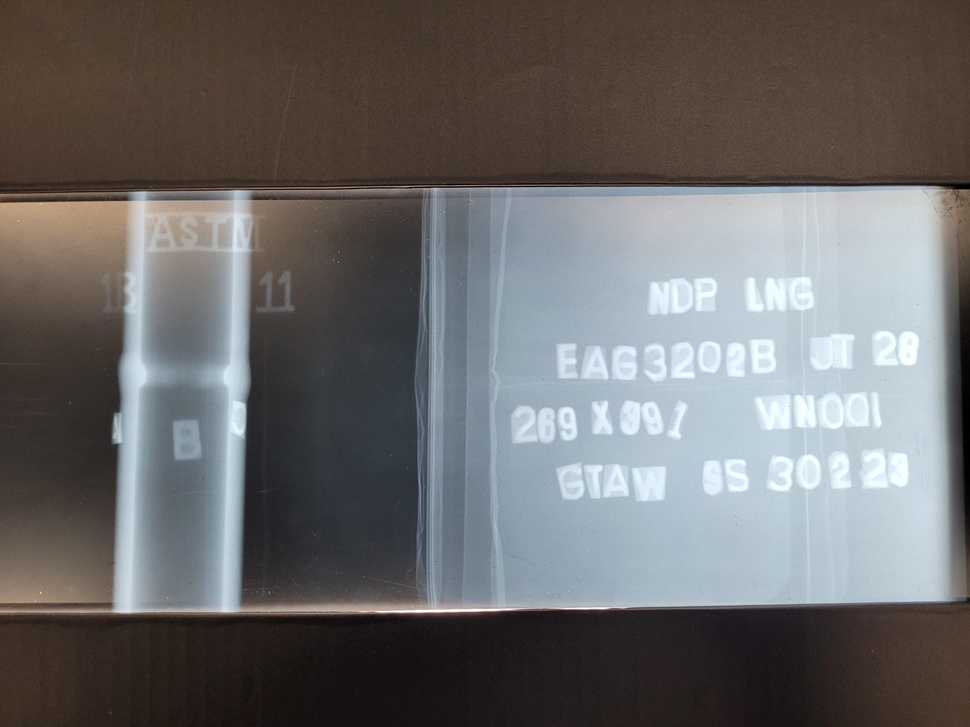
#> input picture untitled folder/enhanced_contrast_1.0.jpg, 970 x 727 px, shrunk from 4032 x 3024 before the run
$ python tt.py enhanced_contrast_1.0.jpg
#> lines starting #> are read from the running program, lines starting #| are printed output that depends on the picture; after the words box and inside, x2 and y2 are one past the last pixel; in counts of white or black regions, pixels touching at a corner belong together
import argparse
from PIL import Image
import pytesseract
import cv2
import os
from collections import Counter

# Function to preprocess the image for OCR
def preprocess_image(image_path):
    # Read the image using OpenCV
#> called with image_path = 'enhanced_contrast_1.0.jpg'
    img = cv2.imread(image_path, cv2.IMREAD_GRAYSCALE)
#> img: shape (727, 970); min 0, max 255, mean 105.4

    # Apply any necessary preprocessing steps
    # Invert the image if it's a negative image
    img = cv2.bitwise_not(img)
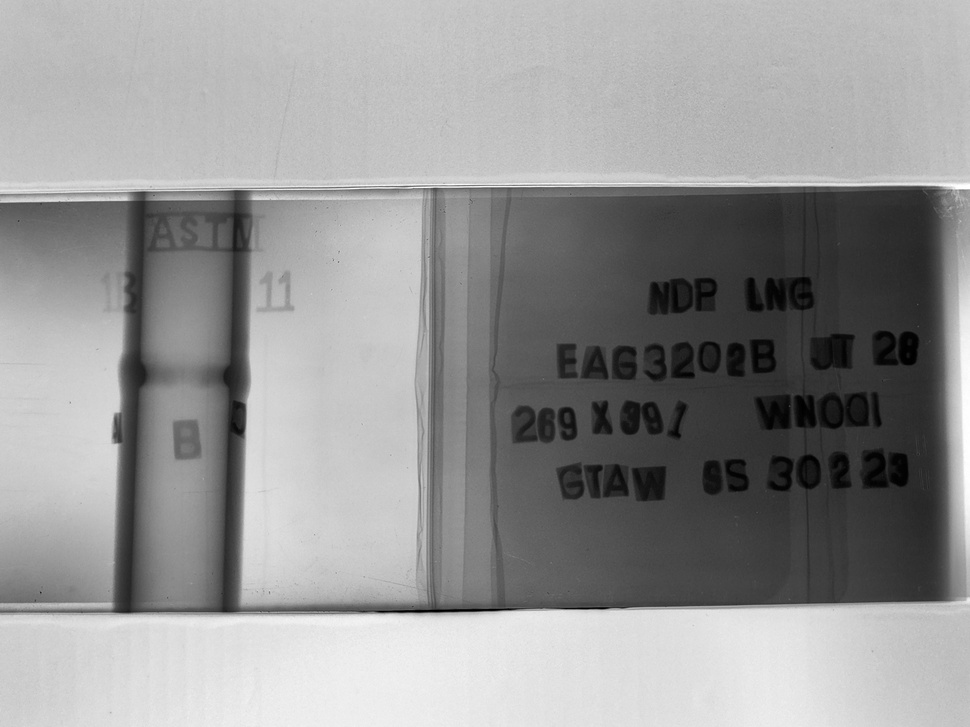
#> img: shape (727, 970); min 0, max 255, mean 149.6

    # Apply adaptive thresholding to binarize the image
    img = cv2.adaptiveThreshold(
        img, 255, cv2.ADAPTIVE_THRESH_GAUSSIAN_C, cv2.THRESH_BINARY, 15, 2
    )
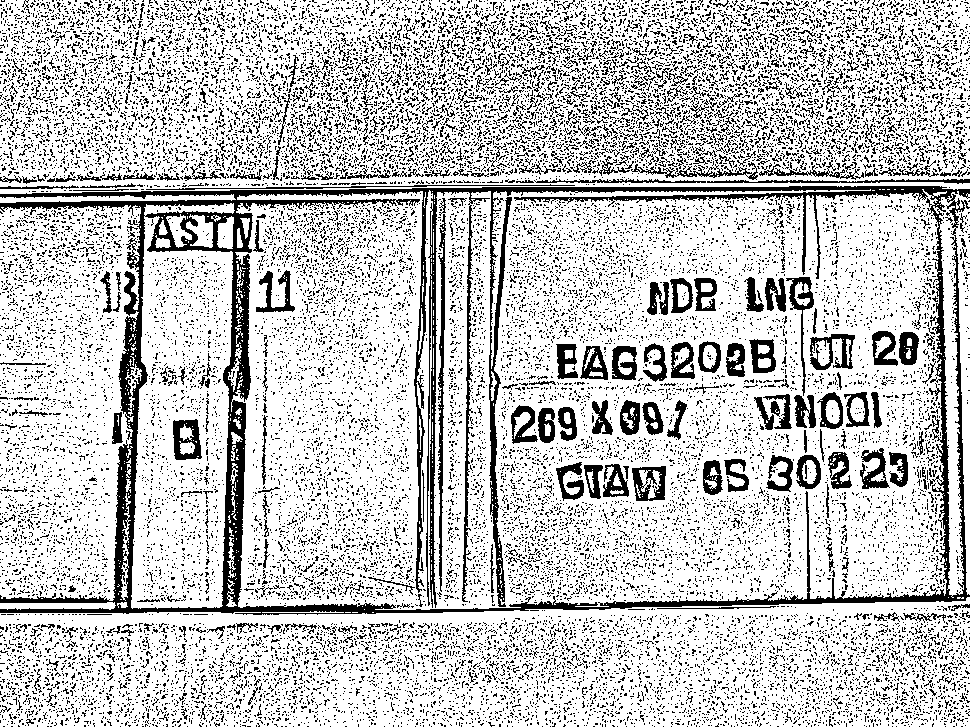
#> img: shape (727, 970); 77.4% white; 23618 black regions (23054 under 20 px), largest, box (x1, y1, x2, y2) and area: (0, 186, 970, 615) 36699, (489, 197, 512, 607) 2119, (438, 214, 446, 592) 1282

    return img

# Function to extract and return a sorted list of unique alphabetic characters
def extract_alphabets_from_image(image_path):
    preprocessed_img = preprocess_image(image_path)

    # Perform OCR using Tesseract
    text = pytesseract.image_to_string(preprocessed_img, lang='eng', config='--psm 6')

    # Filter out non-alphabetic characters and create a set of unique characters
    alphabets = [char.upper() for char in text if char.isalpha()]

    # Return a sorted list of unique alphabetic characters
    return sorted(set(alphabets))

# Main function to handle command line arguments and execute the script
def main():
    parser = argparse.ArgumentParser(description='Extract and list unique alphabetic characters from an image.')
    parser.add_argument('image_path', help='The path to the image file.')
    args = parser.parse_args()

    # Extract and print the list of alphabetic characters
    alphabets = extract_alphabets_from_image(args.image_path)
    print("Unique alphabetic characters found in the image:")
    print(alphabets)

if __name__ == '__main__':
    main()
#> (the call stopped at in extract_alphabets_from_image, `text = pytesseract.image_to_string(preprocessed_img, lang='eng', confi..`: pytesseract is not available in this run)

$ run again, on untitled folder/enhanced_contrast_2.5.jpg
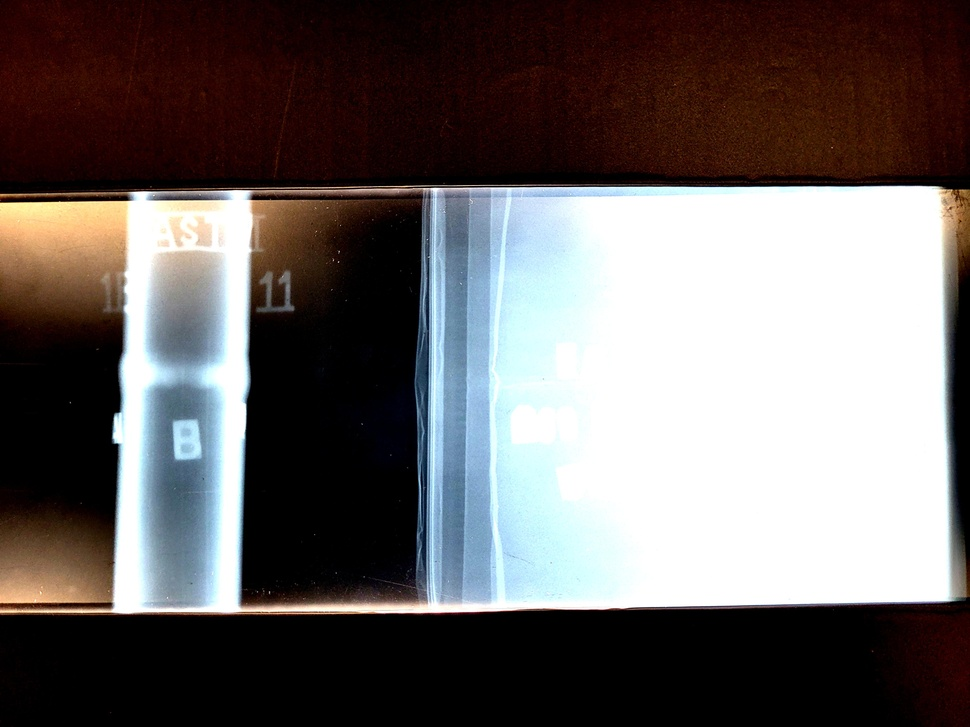
#> input picture untitled folder/enhanced_contrast_2.5.jpg, 970 x 727 px, shrunk from 4032 x 3024 before the run
#> in preprocess_image, `img = cv2.bitwise_not(img)`:
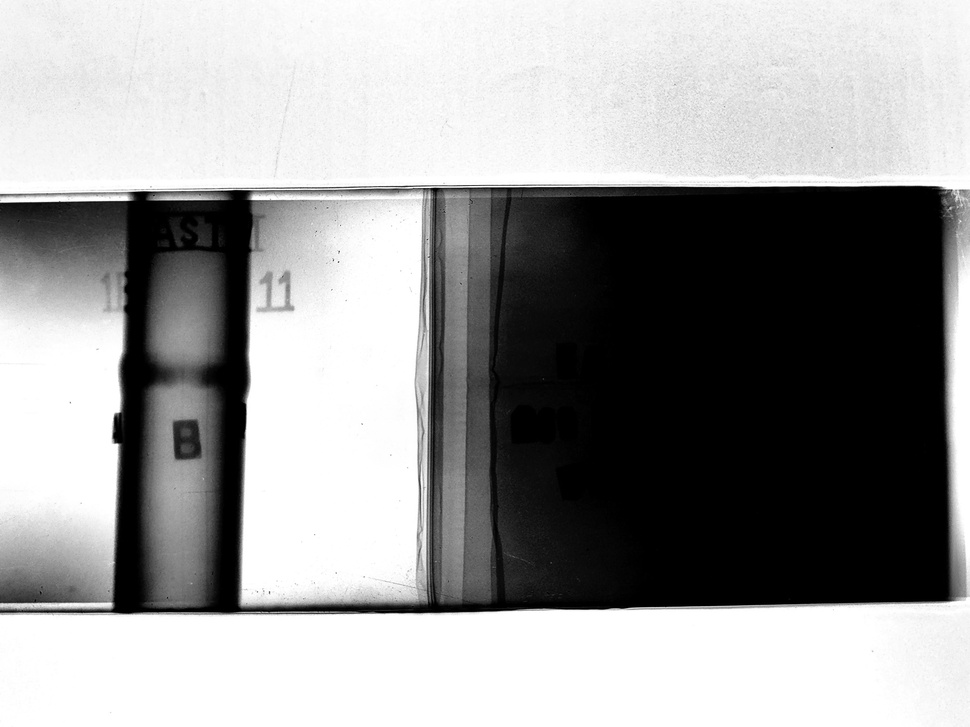
#> img: shape (727, 970); min 0, max 255, mean 154.1
#> in preprocess_image, `img = cv2.adaptiveThreshold( img, 255, cv2.ADAPTIVE_THRESH_GAUSSIAN_C,..`:
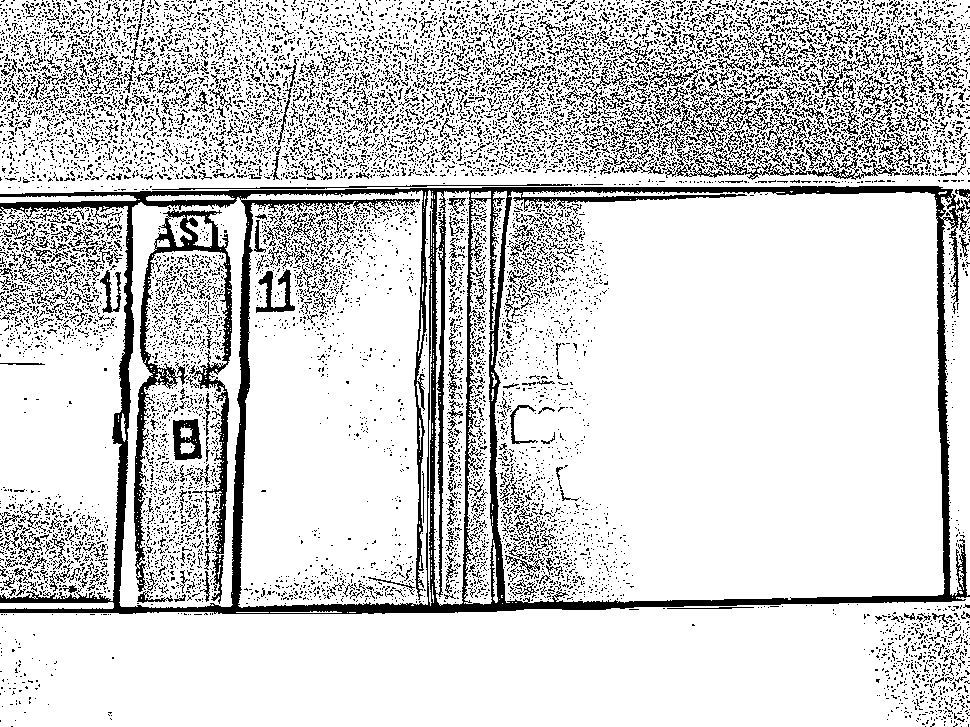
#> img: shape (727, 970); 82.2% white; 11604 black regions (10832 under 20 px), largest, box (x1, y1, x2, y2) and area: (0, 186, 970, 614) 36817, (134, 208, 232, 604) 6638, (686, 98, 900, 180) 2306
